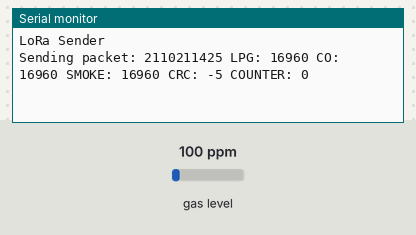
A sketch run on a simulated Arduino Uno, built with avr-gcc and run on an emulated ATmega328P. Shown: the last lines printed to the serial monitor. Inputs (shaded band) come from the test bench; at power-on: gas level 100 ppm. No radio packets arrive unless stated.

Above: at 1.7 s.
1.8 s: gas level set to 20 ppm
At 3.7 s:
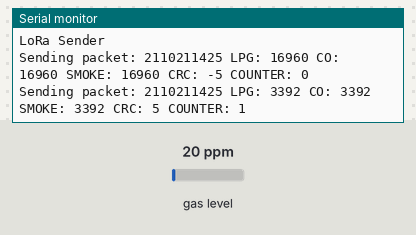
4.0 s: gas level set to 250 ppm
At 5.7 s:
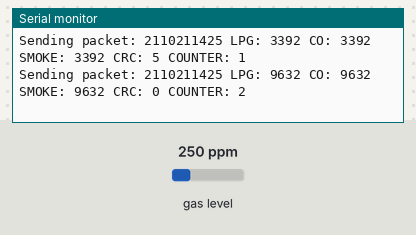
Timing chart, 0 to 7.2 s (numbered marks = the images above; inputs shaded):
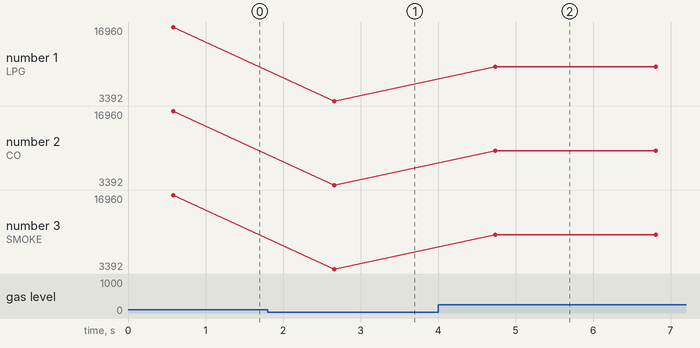

Measured:
- after the input at 1.8 s, the serial monitor: prints a new line after 0.86 s (image 1)
- after the input at 4.0 s, the serial monitor: prints a new line after 0.74 s (image 2)
- plotted number 1: 16960 → 3392 after the input at 1.8 s, 3392 → 9632 after the input at 4.0 s
- plotted number 2: 16960 → 3392 after the input at 1.8 s, 3392 → 9632 after the input at 4.0 s
- plotted number 3: 16960 → 3392 after the input at 1.8 s, 3392 → 9632 after the input at 4.0 s

The sketch:

Project3_01.ino
```cpp
#include <SPI.h>
#include <LoRa.h>

#include <MQ2.h>

#define SENSORID 2110211425   // hier pakt ge gewoon JJMMDDhhmm (altijd uniek)
#define SYNCWORD 0x84   // altijd identiek
#define TXPOWER 20            // hoe fel wilt ge zenden

int counter = 0;
int crc = 0;

int lpg, co, smoke;
MQ2 mq2(A5);

void setup() {
  // put your setup code here, to run once:
  Serial.begin(9600);
    while (!Serial);

  Serial.println("LoRa Sender");

  if (!LoRa.begin(868E6)) {
    Serial.println("Starting LoRa failed!");
    while (1);
  }
  LoRa.setSyncWord(SYNCWORD);
  LoRa.setTxPower(TXPOWER);

  mq2.begin();
}

void loop() {
  // put your main code here, to run repeatedly:


  float* values= mq2.read(true); //set it false if you don't want to print the values in the Serial
  //lpg = values[0]*10000;
  lpg = mq2.readLPG()*10000;
  //co = values[1];
  co = mq2.readCO()*10000;
  //smoke = values[2];
  smoke = mq2.readSmoke()*10000;
  crc=lpg+co+smoke;crc%=7;
  // send packet

  LoRa.beginPacket();
  LoRa.print(SENSORID);
  LoRa.print(" ");
  LoRa.print("LPG: ");
  LoRa.print(lpg);
  LoRa.print(" ");
  LoRa.print("CO: ");
  LoRa.print(co);
  LoRa.print(" ");
  LoRa.print("SMOKE: ");
  LoRa.print(smoke);
  LoRa.print(" ");
  LoRa.print("CRC: ");
  LoRa.print(crc);
  LoRa.print(" ");
  LoRa.print("COUNTER: ");
  LoRa.print(counter);
  LoRa.endPacket();

  Serial.print("Sending packet: ");
  Serial.print(SENSORID);
  Serial.print(" ");
  Serial.print("LPG: ");
  Serial.print(lpg);
  Serial.print(" ");
  Serial.print("CO: ");
  Serial.print(co);
  Serial.print(" ");
  Serial.print("SMOKE: ");
  Serial.print(smoke);
  Serial.print(" ");
  Serial.print("CRC: ");
  Serial.print(crc);
  Serial.print(" ");
  Serial.print("COUNTER: ");
  Serial.print(counter);
  Serial.print(" \n");

  counter++; counter%=30000;

  delay(2000);
}
```
